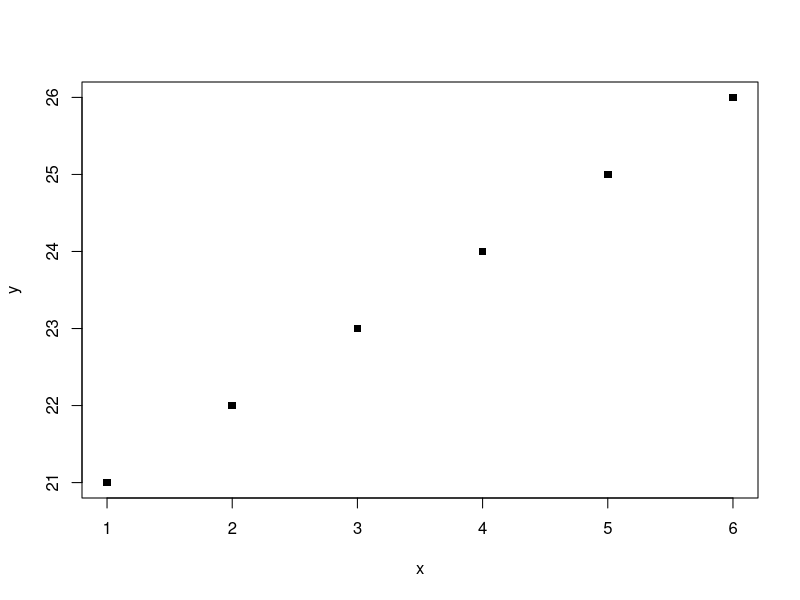
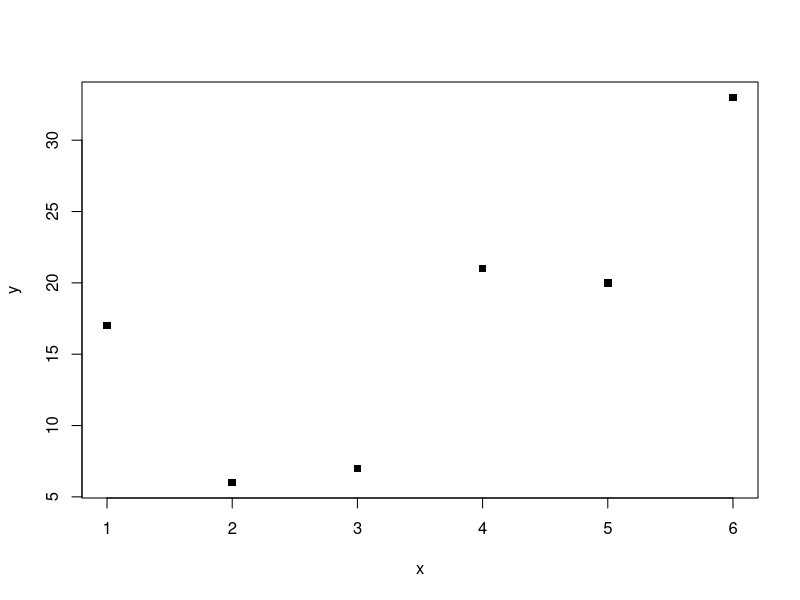
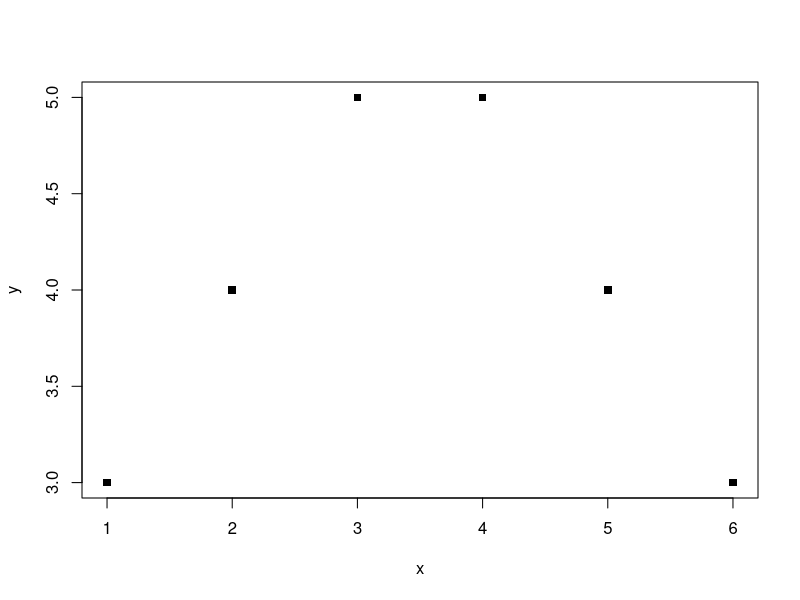
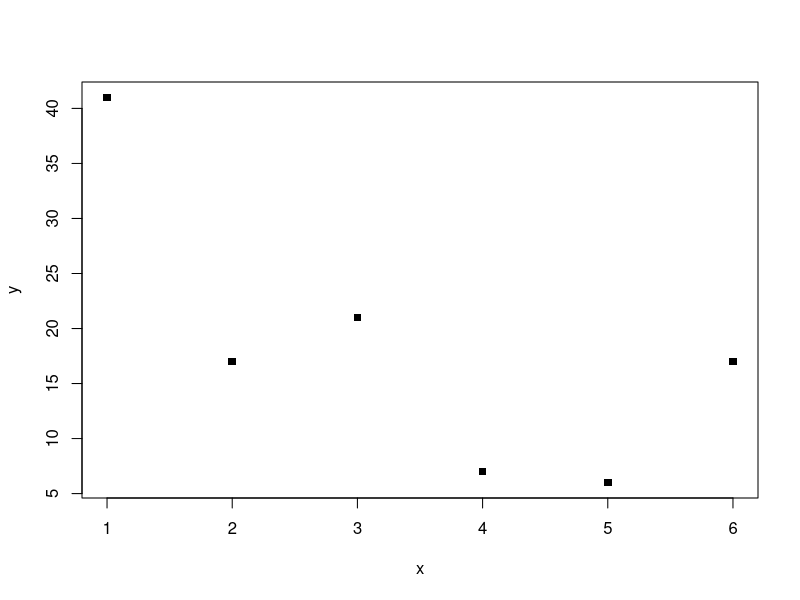
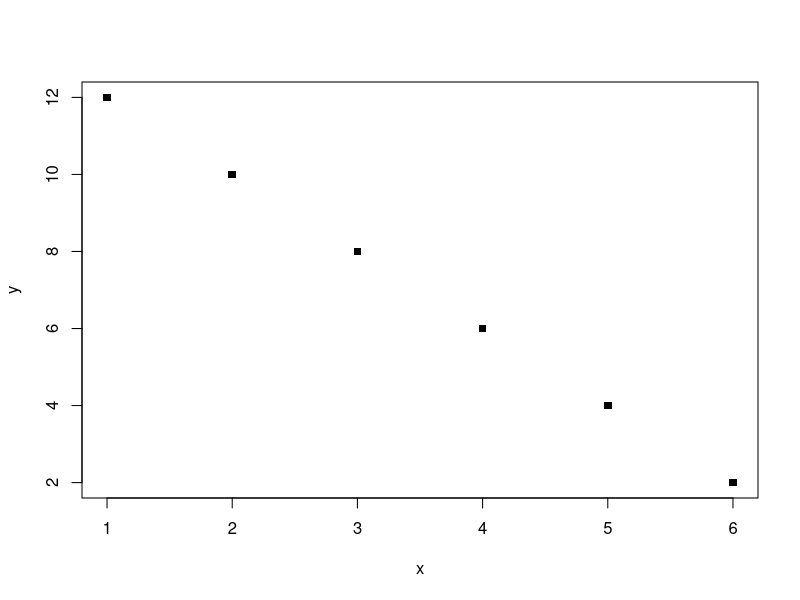

The R script that drew these images, in order:
x <- c(1,2,3,4,5,6)
y <- c(21,22,23,24,25,26) 
plot(x, y, pch=15)
cor(x,y)

x <- c(1,2,3,4,5,6)
y <- c(17,6,7,21,20,33) 
plot(x, y, pch=15)
cor(x,y)

x <- c(1,2,3,4,5,6)
y <- c(3,4,5,5,4,3) 
plot(x, y, pch=15)
cor(x,y)

x <- c(1,2,3,4,5,6)
y <- c(41,17,21,7,6,17) 
plot(x, y, pch=15)
cor(x,y)

x <- c(1,2,3,4,5,6)
y <- c(12,10,8,6,4,2) 
plot(x, y, pch=15)
cor(x,y)
